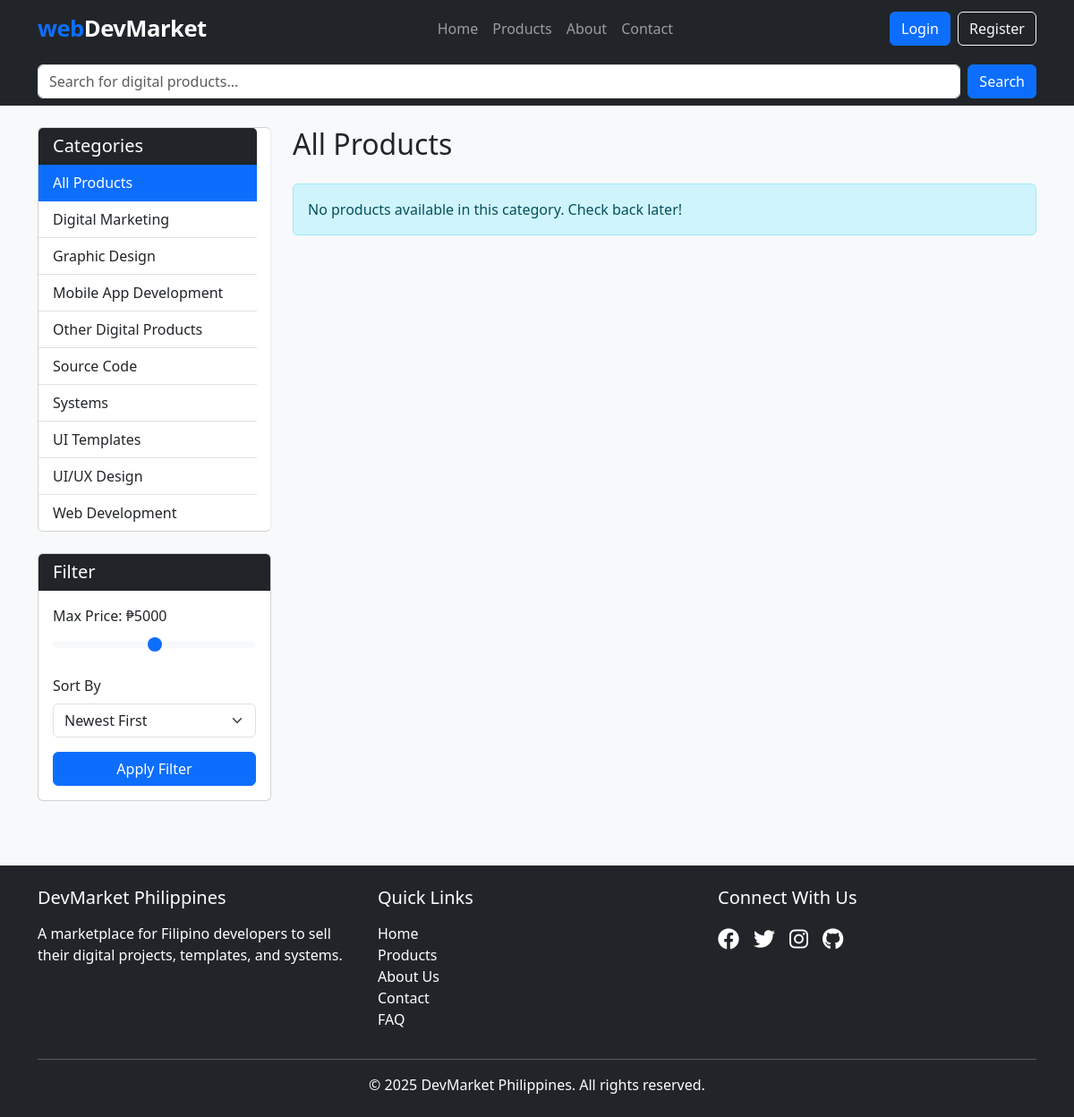
/products.php, run on the app's committed database.
### tables this page shows
CREATE TABLE IF NOT EXISTS categories (
    id INT AUTO_INCREMENT PRIMARY KEY,
    name VARCHAR(50) NOT NULL UNIQUE,
    description TEXT,
    created_at TIMESTAMP DEFAULT CURRENT_TIMESTAMP,
    updated_at TIMESTAMP DEFAULT CURRENT_TIMESTAMP ON UPDATE CURRENT_TIMESTAMP
);

### includes/functions.php (called while the page is built, shortened)
<?php
require_once __DIR__ . '/../config/database.php';
function get_categories() {
    global $conn;
    $result = $conn->query("SELECT * FROM categories ORDER BY name");
    $categories = [];
    if ($result->num_rows > 0) {
        while ($row = $result->fetch_assoc()) {
            $categories[] = $row;
        }
    }
    return $categories;
}
?>

### products.php (the view, shortened to what this page needs)
<?php
require_once 'includes/header.php';
$category_id = isset($_GET['category']) ? (int)$_GET['category'] : 0;
$products = get_products(0, $category_id);
$categories = get_categories();
$current_category = 'All Products';
?>
<div class="row">
    <div class="col-md-3 mb-4">
        <div class="card category-sidebar">
            <div class="card-header bg-dark text-white">
                <h5 class="mb-0">Categories</h5>
            </div>
            <div class="list-group list-group-flush">
                <a href="products.php" class="list-group-item list-group-item-action <?php echo $category_id == 0 ? 'active' : ''; ?>">
                    All Products
                </a>
                <?php foreach ($categories as $category): ?>
                <a href="products.php?category=<?php echo $category['id']; ?>"
                   class="list-group-item list-group-item-action <?php echo $category_id == $category['id'] ? 'active' : ''; ?>">
                    <?php echo $category['name']; ?>
                </a>
                <?php endforeach; ?>
            </div>
        </div>
        <div class="card mt-4">
            <div class="card-header bg-dark text-white">
                <h5 class="mb-0">Filter</h5>
            </div>
            <div class="card-body">
                <form action="products.php" method="GET">
                    <div class="mb-3">
                        <label for="price-range" class="form-label">Max Price: ₱<span id="price-value">5000</span></label>
                        <input type="range" class="form-range" id="price-range" name="max_price" min="0" max="10000" step="500" value="5000">
                    </div>
                    <div class="mb-3">
                        <label class="form-label">Sort By</label>
                        <select class="form-select" name="sort">
                            <option value="newest">Newest First</option>
                        </select>
                    </div>
                    <button type="submit" class="btn btn-primary w-100">Apply Filter</button>
                </form>
            </div>
        </div>
    </div>
    <div class="col-md-9">
        <h2 class="mb-4"><?php echo $current_category; ?></h2>
        <?php if (empty($products)): ?>
        <div class="alert alert-info">
            No products available in this category. Check back later!
        </div>
        <?php endif; ?>
    </div>
</div>
<?php require_once 'includes/footer.php'; ?>

### assets/css/style.css (style rules this page uses)
body { font-family: 'Segoe UI', Tahoma, Geneva, Verdana, sans-serif; background-color: #f8f9fa; }
.card-body { display: flex; flex-direction: column; }
.category-sidebar { border-right: 1px solid #e9ecef; padding-right: 15px; }

### data on the page
categories: name "Digital Marketing"
categories: name "Graphic Design"
categories: name "Mobile App Development"
categories: name "Other Digital Products"
categories: name "Source Code"
categories: name "Systems"
categories: name "UI Templates"
categories: name "UI/UX Design"
categories: name "Web Development"

### other printed values
$current_category "All Products"
